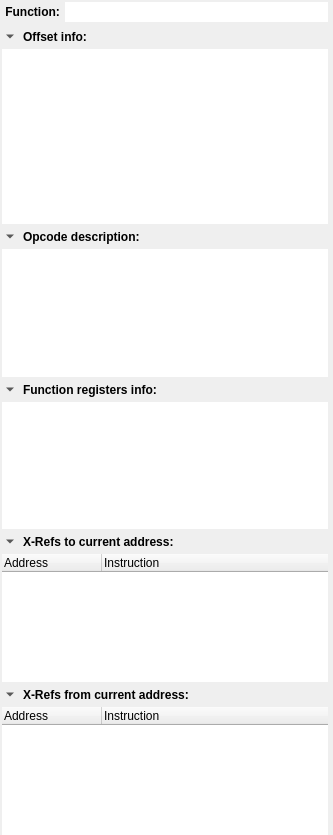
<?xml version="1.0" encoding="UTF-8"?>
<ui version="4.0">
 <class>SidebarWidget</class>
 <widget class="QDockWidget" name="SidebarWidget">
  <property name="geometry">
   <rect>
    <x>0</x>
    <y>0</y>
    <width>333</width>
    <height>835</height>
   </rect>
  </property>
  <property name="sizePolicy">
   <sizepolicy hsizetype="Ignored" vsizetype="Expanding">
    <horstretch>0</horstretch>
    <verstretch>0</verstretch>
   </sizepolicy>
  </property>
  <property name="windowTitle">
   <string notr="true">Sidebar</string>
  </property>
  <widget class="QWidget" name="dockWidgetContents">
   <property name="sizePolicy">
    <sizepolicy hsizetype="Preferred" vsizetype="Preferred">
     <horstretch>0</horstretch>
     <verstretch>0</verstretch>
    </sizepolicy>
   </property>
   <property name="minimumSize">
    <size>
     <width>200</width>
     <height>0</height>
    </size>
   </property>
   <layout class="QVBoxLayout" name="verticalLayout_3">
    <property name="spacing">
     <number>0</number>
    </property>
    <property name="leftMargin">
     <number>0</number>
    </property>
    <property name="topMargin">
     <number>0</number>
    </property>
    <property name="rightMargin">
     <number>0</number>
    </property>
    <property name="bottomMargin">
     <number>0</number>
    </property>
    <item>
     <widget class="QScrollArea" name="scrollArea_4">
      <property name="sizePolicy">
       <sizepolicy hsizetype="Preferred" vsizetype="Expanding">
        <horstretch>0</horstretch>
        <verstretch>0</verstretch>
       </sizepolicy>
      </property>
      <property name="frameShape">
       <enum>QFrame::NoFrame</enum>
      </property>
      <property name="frameShadow">
       <enum>QFrame::Plain</enum>
      </property>
      <property name="lineWidth">
       <number>0</number>
      </property>
      <property name="horizontalScrollBarPolicy">
       <enum>Qt::ScrollBarAlwaysOff</enum>
      </property>
      <property name="sizeAdjustPolicy">
       <enum>QAbstractScrollArea::AdjustToContents</enum>
      </property>
      <property name="widgetResizable">
       <bool>true</bool>
      </property>
      <property name="alignment">
       <set>Qt::AlignLeading|Qt::AlignLeft|Qt::AlignTop</set>
      </property>
      <widget class="QWidget" name="scrollAreaWidgetContents_4">
       <property name="geometry">
        <rect>
         <x>0</x>
         <y>0</y>
         <width>333</width>
         <height>810</height>
        </rect>
       </property>
       <property name="sizePolicy">
        <sizepolicy hsizetype="Preferred" vsizetype="Expanding">
         <horstretch>0</horstretch>
         <verstretch>0</verstretch>
        </sizepolicy>
       </property>
       <layout class="QVBoxLayout" name="verticalLayout_11">
        <property name="leftMargin">
         <number>0</number>
        </property>
        <property name="topMargin">
         <number>0</number>
        </property>
        <property name="rightMargin">
         <number>0</number>
        </property>
        <property name="bottomMargin">
         <number>0</number>
        </property>
        <item>
         <layout class="QVBoxLayout" name="verticalLayout_12">
          <property name="spacing">
           <number>5</number>
          </property>
          <property name="leftMargin">
           <number>2</number>
          </property>
          <property name="rightMargin">
           <number>5</number>
          </property>
          <item>
           <layout class="QHBoxLayout" name="horizontalLayout">
            <property name="spacing">
             <number>5</number>
            </property>
            <property name="topMargin">
             <number>2</number>
            </property>
            <property name="bottomMargin">
             <number>2</number>
            </property>
            <item>
             <widget class="QLabel" name="label">
              <property name="sizePolicy">
               <sizepolicy hsizetype="Fixed" vsizetype="Preferred">
                <horstretch>0</horstretch>
                <verstretch>0</verstretch>
               </sizepolicy>
              </property>
              <property name="font">
               <font>
                <weight>75</weight>
                <bold>true</bold>
               </font>
              </property>
              <property name="text">
               <string> Function:</string>
              </property>
             </widget>
            </item>
            <item>
             <widget class="QLineEdit" name="fcnNameEdit">
              <property name="inputMask">
               <string notr="true"/>
              </property>
              <property name="text">
               <string notr="true"/>
              </property>
              <property name="frame">
               <bool>false</bool>
              </property>
              <property name="readOnly">
               <bool>true</bool>
              </property>
             </widget>
            </item>
           </layout>
          </item>
          <item>
           <layout class="QHBoxLayout" name="horizontalLayout_2">
            <property name="spacing">
             <number>5</number>
            </property>
            <property name="topMargin">
             <number>0</number>
            </property>
            <item>
             <widget class="QToolButton" name="offsetToolButton">
              <property name="text">
               <string/>
              </property>
              <property name="iconSize">
               <size>
                <width>8</width>
                <height>8</height>
               </size>
              </property>
              <property name="checkable">
               <bool>true</bool>
              </property>
              <property name="autoRaise">
               <bool>true</bool>
              </property>
              <property name="arrowType">
               <enum>Qt::DownArrow</enum>
              </property>
             </widget>
            </item>
            <item>
             <widget class="QLabel" name="label_2">
              <property name="font">
               <font>
                <weight>75</weight>
                <bold>true</bold>
               </font>
              </property>
              <property name="mouseTracking">
               <bool>true</bool>
              </property>
              <property name="text">
               <string>Offset info:</string>
              </property>
             </widget>
            </item>
           </layout>
          </item>
          <item>
           <widget class="QTreeWidget" name="offsetTreeWidget">
            <property name="sizePolicy">
             <sizepolicy hsizetype="Preferred" vsizetype="Expanding">
              <horstretch>0</horstretch>
              <verstretch>0</verstretch>
             </sizepolicy>
            </property>
            <property name="minimumSize">
             <size>
              <width>0</width>
              <height>175</height>
             </size>
            </property>
            <property name="frameShape">
             <enum>QFrame::NoFrame</enum>
            </property>
            <property name="horizontalScrollBarPolicy">
             <enum>Qt::ScrollBarAlwaysOff</enum>
            </property>
            <property name="indentation">
             <number>10</number>
            </property>
            <property name="headerHidden">
             <bool>true</bool>
            </property>
            <column>
             <property name="text">
              <string>Info</string>
             </property>
            </column>
            <column>
             <property name="text">
              <string>Value</string>
             </property>
            </column>
           </widget>
          </item>
          <item>
           <layout class="QHBoxLayout" name="horizontalLayout_5">
            <item>
             <widget class="QToolButton" name="opcodeDescToolButton">
              <property name="text">
               <string>...</string>
              </property>
              <property name="iconSize">
               <size>
                <width>8</width>
                <height>8</height>
               </size>
              </property>
              <property name="checkable">
               <bool>true</bool>
              </property>
              <property name="autoRaise">
               <bool>true</bool>
              </property>
              <property name="arrowType">
               <enum>Qt::DownArrow</enum>
              </property>
             </widget>
            </item>
            <item>
             <widget class="QLabel" name="label_3">
              <property name="font">
               <font>
                <weight>75</weight>
                <bold>true</bold>
               </font>
              </property>
              <property name="mouseTracking">
               <bool>true</bool>
              </property>
              <property name="text">
               <string>Opcode description:</string>
              </property>
             </widget>
            </item>
           </layout>
          </item>
          <item>
           <widget class="QPlainTextEdit" name="opcodeDescText">
            <property name="sizePolicy">
             <sizepolicy hsizetype="Preferred" vsizetype="Expanding">
              <horstretch>0</horstretch>
              <verstretch>0</verstretch>
             </sizepolicy>
            </property>
            <property name="frameShape">
             <enum>QFrame::NoFrame</enum>
            </property>
            <property name="verticalScrollBarPolicy">
             <enum>Qt::ScrollBarAlwaysOff</enum>
            </property>
            <property name="horizontalScrollBarPolicy">
             <enum>Qt::ScrollBarAlwaysOff</enum>
            </property>
            <property name="undoRedoEnabled">
             <bool>false</bool>
            </property>
            <property name="readOnly">
             <bool>true</bool>
            </property>
           </widget>
          </item>
          <item>
           <layout class="QHBoxLayout" name="horizontalLayout_17">
            <property name="spacing">
             <number>5</number>
            </property>
            <property name="topMargin">
             <number>0</number>
            </property>
            <item>
             <widget class="QToolButton" name="regInfoToolButton">
              <property name="text">
               <string/>
              </property>
              <property name="iconSize">
               <size>
                <width>8</width>
                <height>8</height>
               </size>
              </property>
              <property name="checkable">
               <bool>true</bool>
              </property>
              <property name="autoRaise">
               <bool>true</bool>
              </property>
              <property name="arrowType">
               <enum>Qt::DownArrow</enum>
              </property>
             </widget>
            </item>
            <item>
             <widget class="QLabel" name="label_4">
              <property name="font">
               <font>
                <weight>75</weight>
                <bold>true</bold>
               </font>
              </property>
              <property name="mouseTracking">
               <bool>true</bool>
              </property>
              <property name="text">
               <string>Function registers info:</string>
              </property>
             </widget>
            </item>
           </layout>
          </item>
          <item>
           <widget class="QTreeWidget" name="regInfoTreeWidget">
            <property name="sizePolicy">
             <sizepolicy hsizetype="Preferred" vsizetype="Expanding">
              <horstretch>0</horstretch>
              <verstretch>0</verstretch>
             </sizepolicy>
            </property>
            <property name="minimumSize">
             <size>
              <width>0</width>
              <height>100</height>
             </size>
            </property>
            <property name="frameShape">
             <enum>QFrame::NoFrame</enum>
            </property>
            <property name="horizontalScrollBarPolicy">
             <enum>Qt::ScrollBarAlwaysOff</enum>
            </property>
            <property name="indentation">
             <number>10</number>
            </property>
            <property name="headerHidden">
             <bool>true</bool>
            </property>
            <column>
             <property name="text">
              <string>Info</string>
             </property>
            </column>
            <column>
             <property name="text">
              <string>Value</string>
             </property>
            </column>
           </widget>
          </item>
          <item>
           <layout class="QHBoxLayout" name="horizontalLayout_16">
            <property name="spacing">
             <number>5</number>
            </property>
            <property name="topMargin">
             <number>0</number>
            </property>
            <item>
             <widget class="QToolButton" name="xrefToToolButton">
              <property name="text">
               <string>...</string>
              </property>
              <property name="iconSize">
               <size>
                <width>8</width>
                <height>8</height>
               </size>
              </property>
              <property name="checkable">
               <bool>true</bool>
              </property>
              <property name="autoRaise">
               <bool>true</bool>
              </property>
              <property name="arrowType">
               <enum>Qt::DownArrow</enum>
              </property>
             </widget>
            </item>
            <item>
             <widget class="QLabel" name="xrefToLabel">
              <property name="font">
               <font>
                <weight>75</weight>
                <bold>true</bold>
               </font>
              </property>
              <property name="text">
               <string>X-Refs to current address:</string>
              </property>
             </widget>
            </item>
           </layout>
          </item>
          <item>
           <widget class="QTreeWidget" name="xrefToTreeWidget">
            <property name="sizePolicy">
             <sizepolicy hsizetype="Preferred" vsizetype="Expanding">
              <horstretch>0</horstretch>
              <verstretch>0</verstretch>
             </sizepolicy>
            </property>
            <property name="minimumSize">
             <size>
              <width>0</width>
              <height>100</height>
             </size>
            </property>
            <property name="styleSheet">
             <string notr="true">QTreeWidget::item
{
    padding-top: 1px;
    padding-bottom: 1px;
}

QToolTip {
	background-color: #444;
	border: 3px solid #444;
	color: rgb(232, 232, 232);
	font: 12pt &quot;Monaco&quot;;
}</string>
            </property>
            <property name="frameShape">
             <enum>QFrame::NoFrame</enum>
            </property>
            <property name="horizontalScrollBarPolicy">
             <enum>Qt::ScrollBarAlwaysOff</enum>
            </property>
            <property name="verticalScrollMode">
             <enum>QAbstractItemView::ScrollPerPixel</enum>
            </property>
            <property name="indentation">
             <number>8</number>
            </property>
            <column>
             <property name="text">
              <string>Address</string>
             </property>
            </column>
            <column>
             <property name="text">
              <string>Instruction</string>
             </property>
            </column>
           </widget>
          </item>
          <item>
           <layout class="QHBoxLayout" name="horizontalLayout_15">
            <property name="spacing">
             <number>5</number>
            </property>
            <property name="leftMargin">
             <number>0</number>
            </property>
            <property name="topMargin">
             <number>0</number>
            </property>
            <item>
             <widget class="QToolButton" name="xrefFromToolButton">
              <property name="text">
               <string/>
              </property>
              <property name="iconSize">
               <size>
                <width>8</width>
                <height>8</height>
               </size>
              </property>
              <property name="checkable">
               <bool>true</bool>
              </property>
              <property name="autoRaise">
               <bool>true</bool>
              </property>
              <property name="arrowType">
               <enum>Qt::DownArrow</enum>
              </property>
             </widget>
            </item>
            <item>
             <widget class="QLabel" name="xrefFromLabel">
              <property name="font">
               <font>
                <weight>75</weight>
                <bold>true</bold>
               </font>
              </property>
              <property name="text">
               <string>X-Refs from current address:</string>
              </property>
             </widget>
            </item>
           </layout>
          </item>
          <item>
           <widget class="QTreeWidget" name="xrefFromTreeWidget">
            <property name="sizePolicy">
             <sizepolicy hsizetype="Preferred" vsizetype="Expanding">
              <horstretch>0</horstretch>
              <verstretch>0</verstretch>
             </sizepolicy>
            </property>
            <property name="minimumSize">
             <size>
              <width>0</width>
              <height>100</height>
             </size>
            </property>
            <property name="styleSheet">
             <string notr="true">QTreeWidget::item
{
    padding-top: 1px;
    padding-bottom: 1px;
}

QToolTip {
	background-color: #444;
	border: 3px solid #444;
	color: rgb(232, 232, 232);
	font: 12pt &quot;Monaco&quot;;
}</string>
            </property>
            <property name="frameShape">
             <enum>QFrame::NoFrame</enum>
            </property>
            <property name="horizontalScrollBarPolicy">
             <enum>Qt::ScrollBarAlwaysOff</enum>
            </property>
            <property name="verticalScrollMode">
             <enum>QAbstractItemView::ScrollPerPixel</enum>
            </property>
            <property name="indentation">
             <number>8</number>
            </property>
            <column>
             <property name="text">
              <string>Address</string>
             </property>
            </column>
            <column>
             <property name="text">
              <string>Instruction</string>
             </property>
            </column>
           </widget>
          </item>
          <item>
           <spacer name="verticalSpacer_4">
            <property name="orientation">
             <enum>Qt::Vertical</enum>
            </property>
            <property name="sizeHint" stdset="0">
             <size>
              <width>20</width>
              <height>40</height>
             </size>
            </property>
           </spacer>
          </item>
         </layout>
        </item>
       </layout>
      </widget>
     </widget>
    </item>
   </layout>
  </widget>
 </widget>
 <resources>
  <include location="../resources.qrc"/>
 </resources>
 <connections/>
</ui>
